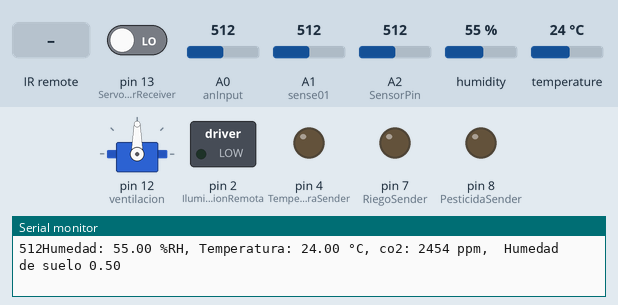
Recording of a sketch running on a simulated Arduino Uno, built with avr-gcc and run on an emulated ATmega328P. Parts: servo, switched loads named in the sketch (green lamp = pin HIGH), output pins drawn as LEDs (lit = HIGH), the last lines printed to the serial monitor. The test bench sets the inputs (shaded band); at power-on: humidity 55 %, pin 13 (ServomotorReceiver) LOW, A0 (anInput) = 512, A1 (sense01) = 512, A2 (SensorPin) = 512, temperature 24 °C.

Above: at 1.2 s.
1.3 s: infrared code 0xE0E020DF received
At 3.0 s:
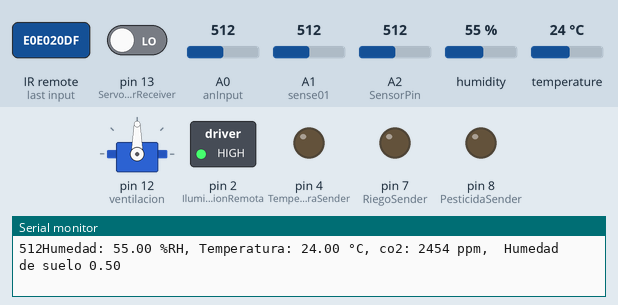
3.3 s: humidity set to 69 %
6.7 s: humidity set to 72 %
At 8.9 s:
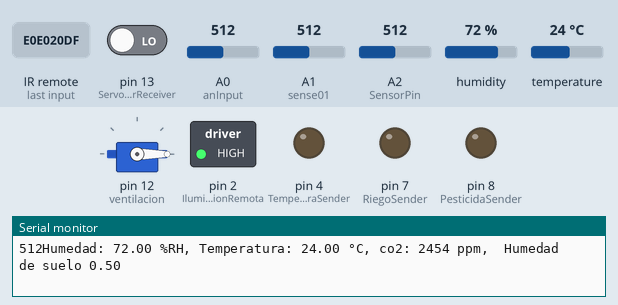
9.5 s: infrared code 0xE0E0A05F received
At 10.9 s:
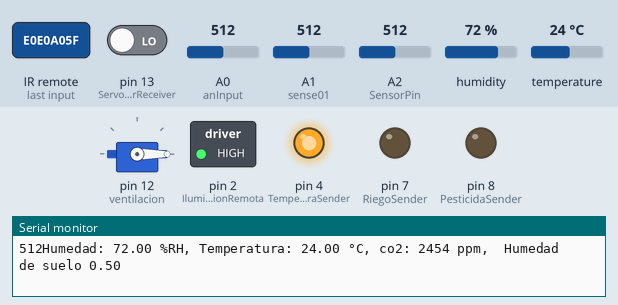
11.4 s: infrared code 0xE0E010EF received
At 12.3 s:
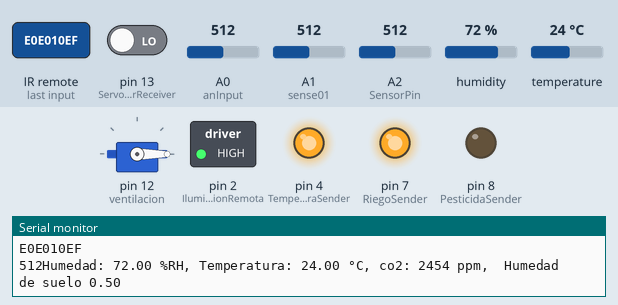
13.3 s: infrared code 0xE0E0906F received
At 15.1 s:
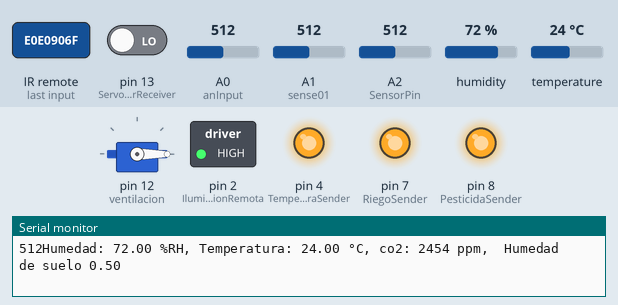
Timing chart, 0 to 16.2 s (numbered marks = the images above; inputs shaded):
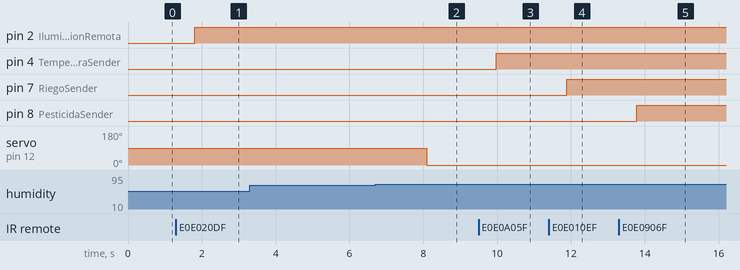

The sketch:

Arduino_Main_Final.ino
```cpp
#include <Servo.h>
#include "DHT.h"
#include "IRremote.h"

#define DEBUG(a) Serial.println(a);
#define co2Zero 55 //calibracion CO2 0 nivel

//Control
int ServoMove=0;
int myArray[3];   //create array with however many spots you need
int X = 0;         //place holder for the array index spot
int arduinoRiego=0;
int ArduinoTemperatura=0;
int ArduinoLuz=0;
int ArduinoPesti=0;


//Control Remoto

int ServoRemo=0;
int RiegoRemo=0;
int LuzRemo=0;
int TempRemo=0;
int PestiRemo=0;


//Inputs
int ServomotorReceiver=13;
float HumedadSueloReceiver=0.2;
float HumedadAireReceiver=70;
float TemperaturaReceiver=20.2;
float LuminosidadReceiver=105;

//Outputs
int IluminacionRemota=2; //FPGA - Iluminacion
int TemperaturaSender=4; //FPGA - Calefaccion
int RiegoSender=7;// FPGA - Riego
int PesticidaSender=8; //FPGA - pesticida
int ventilacion=12; // Arduino - Servomotor

//Sensores
#define anInput A0 // pin analogo del MQ135
int SensorPin = A2; //Sensor de Humedad Suelo
int sense01 = 1;//Pin analógico UV
#define  pinDHT11  10 //Sensor Humedad y temperatura
#define  tipoDHT    DHT11 //  Configura el pinSensor y tipoDHT pra el DHT11.

//Valores
int val01 = 0;//Valor del sensor de luz - Solo Enteros
float  humedadAire = 0;//Valor DTH11 - Humedad Aire
float  temperatura =0;//Valor DTH11 - Temperatura
int humedad=0;//Valor raw - Humedad Suelo
float hupedad_p=0;//Valor Porcentual - Humedad Suelo
//El valor de CO2 en PPM esta en el Void Loop


//Declaraciones
int receiver = 11;
DHT  dht11(pinDHT11, tipoDHT);
IRrecv irrecv(receiver);
decode_results results;
Servo servoMotor;

void setup()
{
  Serial.begin(9600);//Uart Serial
  pinMode(anInput,INPUT); //MQ135
  irrecv.enableIRIn(); //Control Remoto
  servoMotor.attach(ventilacion);//Servomotor
  dht11.begin();//  Inicializa DHT11
  pinMode(ServomotorReceiver,INPUT);
  pinMode(IluminacionRemota,OUTPUT);
  pinMode(TemperaturaSender,OUTPUT);
  pinMode(ventilacion,OUTPUT);
  pinMode(RiegoSender,OUTPUT);
  pinMode(PesticidaSender,OUTPUT);
}


void loop()
{

//código del MQ finaliza
    int co2now[10]; //int array for co2 readings
    int co2raw = 0; //int for raw value of co2
    int co2comp = 0; //int for compensated co2
    int co2ppm = 0; //int for calculated ppm
    int zzz = 0; //int for averaging
    int grafX = 0; //int for x value of graph
    //display.clearDisplay(); //clear display @beginning of each loop
    for (int x = 0;x<10;x++){ //samplpe co2 10x over 2 seconds
    co2now[x]=analogRead(A0);
    delay(50);
    }
    for (int x = 0;x<10;x++){ //add samples together
    zzz=zzz + co2now[x];
    }
    co2raw = zzz/10; //divide samples by 10
    co2comp = co2raw - co2Zero; //get compensated value
    co2ppm = map(co2comp,0,1023,400,5000); //map value for atmospheric levels
// finaliza el  código MQ


//Comandos Control Remoto
if(irrecv.decode(&results)){

  if(results.value==0xE0E020DF){
    if(LuzRemo==1)LuzRemo=0;
    else LuzRemo=1;
  }
  if(results.value==0xE0E0A05F){
    if(TempRemo==1)TempRemo=0;
    else TempRemo=1;
  }
  if(results.value==0xE0E0609F){
    if(ServoRemo==1)ServoRemo=0;
    else ServoRemo=1;
  }
  if(results.value==0xE0E010EF){
    if(RiegoRemo==1)RiegoRemo=0;
    else RiegoRemo=1;
  }
  if(results.value==0xE0E0906F){
    if(PestiRemo==1)PestiRemo=0;
    else PestiRemo=1;
  }
  if(results.value==0xE0E040BF){
    LuzRemo=0;
    TempRemo=0;
    ServoRemo=0;
    RiegoRemo=0;
    PestiRemo=0;
  }
  Serial.println(results.value,HEX);
  irrecv.resume();
}


//Datos Entrada Uart FPGA->Arduino
if ( Serial.available () > 0 ) {

    myArray[X] = Serial.read();
    Serial.println(myArray[X],DEC);
    X = X + 1;
    if (X == 3){
      X = 0;
      if(myArray[0]==1){
        HumedadSueloReceiver=myArray[1]+myArray[2]/10;
        HumedadSueloReceiver=HumedadSueloReceiver/100;
        Serial.println(HumedadSueloReceiver,DEC);
        myArray[0]=0;
      }
      if(myArray[0]==2){
        HumedadAireReceiver=myArray[1]+myArray[2]/10;
        Serial.println(HumedadAireReceiver,DEC);
        myArray[0]=0;
      }
      if(myArray[0]==3){
        TemperaturaReceiver=myArray[1]+myArray[2]/10;
        Serial.println(TemperaturaReceiver,DEC);
        myArray[0]=0;
      }
      if(myArray[0]==4){
        LuminosidadReceiver=myArray[1]*10+myArray[2];
        Serial.println(LuminosidadReceiver,DEC);
        myArray[0]=0;
      }
    }
  }


//valores del sensor de luz - Dato - Control de prender luz
  val01 = analogRead(sense01);
  Serial.print(val01);


//valores de humedad y temperatura - Dato y Control
  humedadAire  =  dht11.readHumidity();      //  Lectura de Humedad.
  temperatura  =  dht11.readTemperature();   //  Lectura de Temperatura.
  Serial.print("Humedad: ");
  Serial.print(humedadAire);    //  Muestra en Pantalla Humedad.
  Serial.print(" %RH");
  Serial.print(", Temperatura: ");
  Serial.print(temperatura);  //  Muestra en pantalla Temperatura.
  Serial.print(" °C, co2: ");


//valores de CO2 - Dato
 Serial.print(co2ppm, DEC);
 Serial.print(" ppm, ");

// valores humedad de suelo - Dato y Control
   Serial.print(" Humedad de suelo ");
   humedad = analogRead(SensorPin);
   hupedad_p=((0.5*512)/humedad);
   Serial.println(hupedad_p);


//Automatizacion
  if((hupedad_p<HumedadSueloReceiver) || (RiegoRemo==1)){
    arduinoRiego=1;
  }else {
    arduinoRiego=0;
  }

  if(arduinoRiego==1){
    digitalWrite(RiegoSender, HIGH);
  }else{
    digitalWrite(RiegoSender, LOW);
  }


  if((humedadAire>HumedadAireReceiver) || (digitalRead(ServomotorReceiver)==1) || (ServoRemo==1) ){
    ServoMove=1;
  }else {
    ServoMove=0;
  }

  if(ServoMove==1){
    servoMotor.write(0);
  }else{
    servoMotor.write(90);
  }


 if((temperatura<TemperaturaReceiver) || (TempRemo==1)){
    ArduinoTemperatura=1;
  }else {
    ArduinoTemperatura=0;
  }

  if(ArduinoTemperatura==1){
    digitalWrite(TemperaturaSender, HIGH);
  }else{
    digitalWrite(TemperaturaSender, LOW);
  }


   if((val01<LuminosidadReceiver) || (LuzRemo==1)){
    ArduinoLuz=1;
  }else {
    ArduinoLuz=0;
  }

  if(ArduinoLuz==1){
    digitalWrite(IluminacionRemota, HIGH);
  }else{
    digitalWrite(IluminacionRemota, LOW);
  }


  if(PestiRemo==1){
    ArduinoPesti=1;
  }else {
    ArduinoPesti=0;
  }

  if(ArduinoPesti==1){
    digitalWrite(PesticidaSender, HIGH);
  }else{
    digitalWrite(PesticidaSender, LOW);
  }

  delay(100);
}
```

Measured:
- the behaviour switches between 70 and 71 % on humidity (found by bisection; images 1 and 2)
- after the input at 1.3 s, pin 2 (IluminacionRemota): LOW → HIGH after 0.50 s
- after the input at 6.7 s, servo on pin 12 (ventilacion): 90° → 0° after 1.4 s
- after the input at 9.5 s, pin 4 (TemperaturaSender): LOW → HIGH after 0.48 s
- after the input at 11.4 s, pin 7 (RiegoSender): LOW → HIGH after 0.48 s
- after the input at 13.3 s, pin 8 (PesticidaSender): LOW → HIGH after 0.48 s
